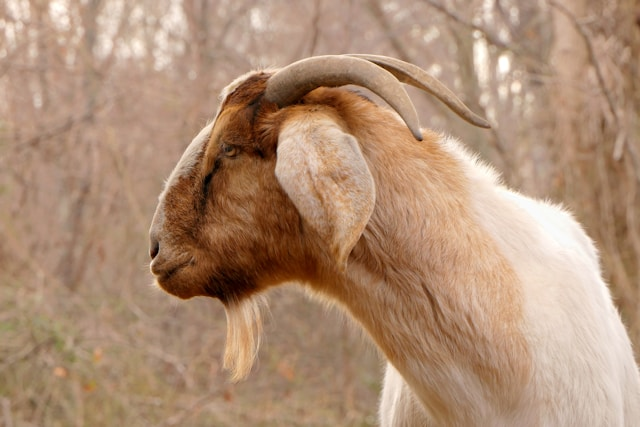
#> input picture images/goat.jpg, 640 x 427 px
$ python edge_detection.py
#> lines starting #> are read from the running program, lines starting #| are printed output that depends on the picture; after the words box and inside, x2 and y2 are one past the last pixel; in counts of white or black regions, pixels touching at a corner belong together
import cv2
import numpy as np

img = cv2.imread("./images/goat.jpg")
#> img is the input picture: shape (427, 640, 3); mean B, G, R 117.5, 142.7, 175.3

# Canny detector
edges = cv2.Canny(img, 100, 200)
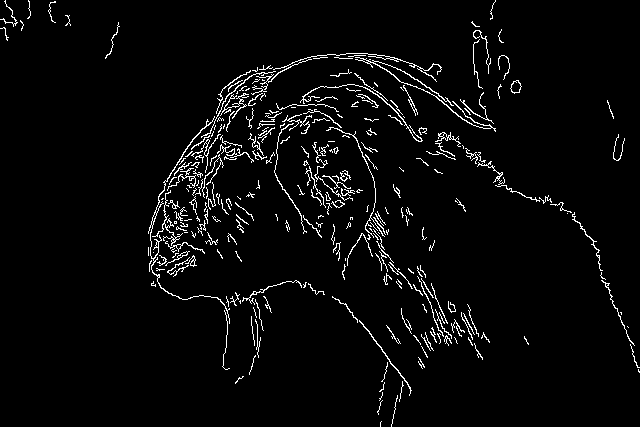
#> edges: shape (427, 640); 3.6% white in thin lines or dots

# Dilate the generated image (thikcer edged)
img_edge_dilate = cv2.dilate(edges, np.ones((5, 5), dtype=np.int8))
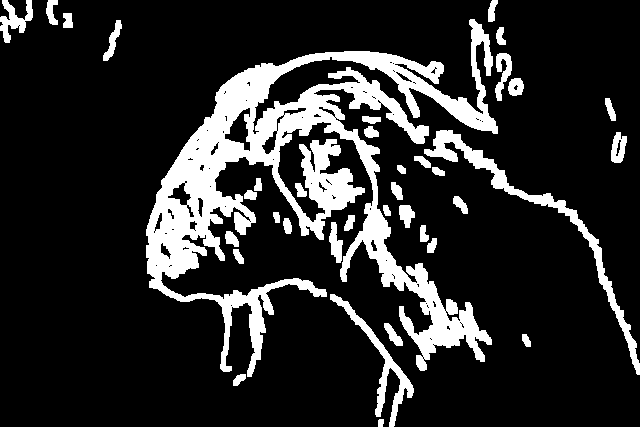
#> img_edge_dilate: shape (427, 640); 16.5% white; 37 white regions, largest, box (x1, y1, x2, y2) and area: (146, 19, 498, 377) 34549, (424, 130, 640, 375) 3341, (330, 294, 414, 427) 1579


cv2.imshow("img", img)
cv2.imshow("edges", img_edge_dilate)
cv2.waitKey(0)
